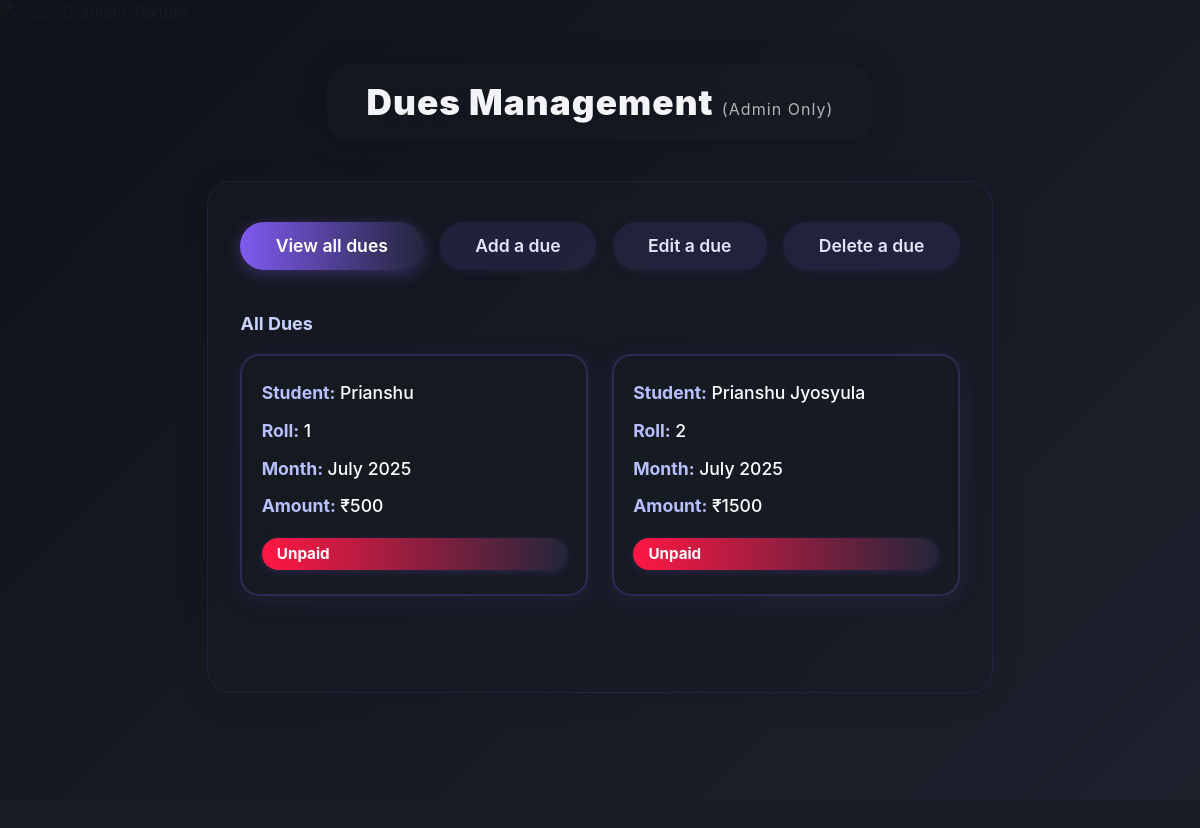
Screenshot of /admin/dues (signed in) with the database file from the repository.
### app/models.py (models this page shows)
class Fee(db.Model):
    __tablename__ = 'fees'
    id = db.Column(db.Integer, primary_key=True)
    user_id = db.Column(db.Integer, db.ForeignKey('users.id'))
    month = db.Column(db.String(20), nullable=False)
    amount_due = db.Column(db.Integer, nullable=False)
    is_paid = db.Column(db.Boolean, default=False)
    payments = db.relationship('Payment', backref='fee', lazy=True)

class Profile(db.Model):
    __tablename__ = 'profiles'
    id = db.Column(db.Integer, primary_key=True)
    user_id = db.Column(db.Integer, db.ForeignKey('users.id'), unique=True)
    full_name = db.Column(db.String(120), nullable=False)
    parent_name = db.Column(db.String(120), nullable=False)
    parent_phone = db.Column(db.String(20), nullable=False)
    student_phone = db.Column(db.String(20), nullable=False)
    student_class = db.Column(db.String(20), nullable=False)
    school_name = db.Column(db.String(120), nullable=False)
    roll_number = db.Column(db.Integer, unique=True)
    last_seen_pdf_id = db.Column(db.Integer, default=0)
    last_seen_test_id = db.Column(db.Integer, default=0)
    last_seen_notification_id = db.Column(db.Integer, default=0)
    profile_pic = db.Column(db.String(256))
    pending_popup = db.Column(db.Text)  # One-time popup message for the student

### app/routes/admin.py (the view, shortened to what this page needs)
@admin_bp.route('/dues', methods=['GET', 'POST'])
@login_required
def dues_management():
    if not current_user.is_admin:
        return redirect(url_for('student.home'))
    dues = Fee.query.order_by(Fee.month.desc()).all()
    students = Profile.query.order_by(Profile.roll_number).all()
    return render_template('admin/dues_management.html', dues=dues, students=students)

### app/__init__.py (called while the page is built)
def create_app():
    app = Flask(__name__)
    app.config.from_object(Config)
    db.init_app(app)
    login_manager.init_app(app)
    csrf.init_app(app)
    migrate.init_app(app, db)
    socketio.init_app(app)
    mail.init_app(app)
    from app.models import User
    @login_manager.user_loader
    def load_user(user_id):
        return User.query.get(int(user_id))
    from app.utils import assign_monthly_dues
    @app.before_request
    def before_any_request():
        assign_monthly_dues()
    from app.routes.student import student_bp
    from app.routes.admin import admin_bp
    from app.routes.main import main_bp
    app.register_blueprint(student_bp, url_prefix="/student")
    app.register_blueprint(admin_bp, url_prefix="/admin")
    app.register_blueprint(main_bp)
    return app

### app/templates/admin/dues_management.html (shortened to what this page needs)
{% extends 'shared/base.html' %}
{% block content %}
<img src="https://images.unsplash.com/photo-1687618049680-3b334671044c?w=600&auto=format&fit=crop&q=60&ixlib=rb-4.1.0&ixid=M3wxMjA3fDB8MHxzZWFyY2h8MjB8fGdyYWRpZW50JTIwZ2xhc3N8ZW58MHx8MHx8fDA%3D" alt="Glass Gradient Texture" class="bg-texture" />
<div class="bg-glass-gradient"></div>
<div class="bg-overlay"></div>
<div class="w-full min-h-screen flex flex-col items-center justify-start py-8 px-2 relative" style="z-index:3;">
  <div class="classy-heading">
    <div class="classy-heading-bar">
      <span class="classy-heading-text">Dues Management <span class="text-base font-normal opacity-70">(Admin Only)</span></span>
    </div>
  </div>
  <div class="glass-card">
    <div class="flex flex-wrap gap-2 mb-8 justify-center">
    <button type="button" class="tab-btn" onclick="showTab('view')" id="tab-view">View all dues</button>
    <button type="button" class="tab-btn" onclick="showTab('add')" id="tab-add">Add a due</button>
    <button type="button" class="tab-btn" onclick="showTab('edit')" id="tab-edit">Edit a due</button>
    <button type="button" class="tab-btn" onclick="showTab('delete')" id="tab-delete">Delete a due</button>
</div>
<div id="tab-content-view" class="tab-content">
      <h3 class="text-lg font-bold mb-4 text-indigo-200">All Dues</h3>
      <div class="dues-grid">
            {% for due in dues %}
        <div class="due-card">
          <div><span class="due-label">Student:</span> <span class="due-value">{{ due.user.profile.full_name }}</span></div>
          <div><span class="due-label">Roll:</span> <span class="due-value">{{ due.user.profile.roll_number }}</span></div>
          <div><span class="due-label">Month:</span> <span class="due-value">{{ due.month }}</span></div>
          <div><span class="due-label">Amount:</span> <span class="due-value">₹{{ due.amount_due }}</span></div>
          <div class="due-status {% if due.is_paid %}paid{% else %}unpaid{% endif %}">{% if due.is_paid %}Paid{% else %}Unpaid{% endif %}</div>
        </div>
            {% endfor %}
      </div>
</div>
</div>
</div>
{% endblock %}

### app/templates/shared/base.html (style rules this page uses)
html, body { background-color: #1f2937 !important; min-height: 100vh; }
.glass-card { background: rgba(255, 255, 255, 0.1); backdrop-filter: blur(10px); border: 1px solid rgba(255, 255, 255, 0.2); }

### app/templates/admin/dues_management.html (style rules this page uses)
body, html { background: #181c24 !important; font-family: 'Inter', 'Segoe UI', Arial, sans-serif; }
.bg-texture { position: fixed; inset: 0; width: 100vw; height: 100vh; z-index: 0; object-fit: cover; object-position: center; opacity: 0.22; filter: blur(0.5px); }
.bg-glass-gradient { position: fixed; inset: 0; width: 100vw; height: 100vh; z-index: 1; background: linear-gradient(135deg, rgba(10,12,18,0.85) 0%, rgba(36,40,56,0.7) 100%); pointer-events: none; }
.bg-overlay { position: fixed; inset: 0; width: 100vw; height: 100vh; z-index: 2; background: rgba(24,28,36,0.3); pointer-events: none; }
.classy-heading { position: relative; z-index: 3; display: flex; justify-content: center; align-items: center; margin-bottom: 2.5rem; }
.classy-heading-bar { background: rgba(24,28,36,0.55); backdrop-filter: blur(8px); border-radius: 1.5rem; padding: 1.2rem 2.5rem; box-shadow: 0 4px 32px 0 rgba(0,0,0,0.18); display: inline-block; }
.classy-heading-text { font-size: 2.2rem; font-weight: 900; letter-spacing: 0.03em; color: #f3f4f6; font-family: 'Inter', 'Segoe UI', Arial, sans-serif; text-align: center; text-shadow: 0 2px 16px rgba(0,0,0,0.18), 0 1px 2px rgba(0,0,0,0.10); line-height: 1.1; }
.glass-card { background: rgba(24,28,36,0.45); border-radius: 1.5rem; box-shadow: 0 4px 32px 0 rgba(0,0,0,0.10); border: 1.5px solid rgba(127,90,240,0.13); backdrop-filter: blur(8px); position: relative; z-index: 3; margin-bottom: 2.5rem; padding: 2.5rem 2rem; max-width: 900px; margin-left: auto; margin-right: auto; }
.tab-btn { padding: 0.6em 2em; margin-right: 0.5em; border: none; background: rgba(127,90,240,0.12); color: #e0e6f7; border-radius: 9999px; cursor: pointer; font-weight: 600; font-size: 1.1em; transition: background 0.2s, color 0.2s, box-shadow 0.2s; box-shadow: 0 2px 8px 0 rgba(127,90,240,0.08); margin-bottom: 0.5em; }
.tab-btn.active, .tab-btn:hover { background: linear-gradient(90deg, #7f5af0 0%, #23263a 100%); color: #fff; box-shadow: 0 4px 16px 0 #7f5af055; }
.tab-content { margin-top: 2em; }
.tab-btn:last-child { margin-right: 0; }
.due-card { background: rgba(24,28,36,0.55); border-radius: 1.2rem; box-shadow: 0 4px 24px 0 rgba(127,90,240,0.10); border: 2px solid rgba(127,90,240,0.25); backdrop-filter: blur(8px); padding: 1.5rem 1.2rem; margin-bottom: 1.5rem; color: #e0e6f7; transition: box-shadow 0.2s, border 0.2s; display: flex; flex-direction: column; gap: 0.7rem; }
.due-card .due-label { font-size: 1.1em; font-weight: 700; color: #b7bfff; margin-bottom: 0.2em; }
.due-card .due-value { font-size: 1.1em; color: #fff; font-weight: 500; }
.due-card .due-status { display: inline-block; padding: 0.3em 1em; border-radius: 9999px; font-size: 0.95em; font-weight: 700; background: linear-gradient(90deg, #7f5af0 0%, #23263a 100%); color: #fff; margin-top: 0.5em; box-shadow: 0 2px 8px 0 #7f5af033; }
.due-card .due-status.unpaid { background: linear-gradient(90deg, #ff1744 0%, #23263a 100%); color: #fff; }
.dues-grid { display: grid; grid-template-columns: repeat(auto-fit, minmax(270px, 1fr)); gap: 1.5rem; margin-bottom: 2em; }

### rows the page displays
Fee: user.profile.full_name "Prianshu", user.profile.roll_number "1", month "July 2025", amount_due "500", is_paid "Unpaid"
Fee: user.profile.full_name "Prianshu Jyosyula", user.profile.roll_number "2", month "July 2025", amount_due "1500", is_paid "Unpaid"
